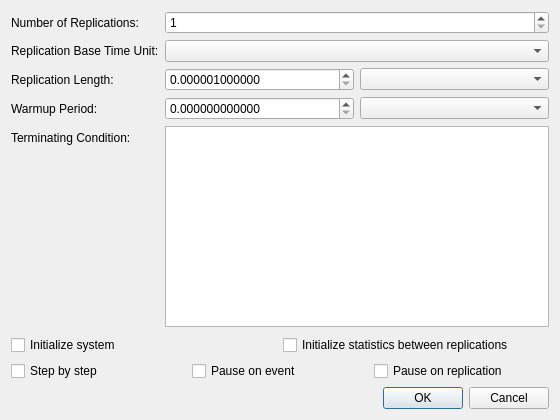
<?xml version="1.0" encoding="UTF-8"?>
<ui version="4.0">
 <class>DialogSimulationConfigure</class>
 <widget class="QDialog" name="DialogSimulationConfigure">
  <property name="windowModality">
   <enum>Qt::WindowModal</enum>
  </property>
  <property name="geometry">
   <rect>
    <x>0</x>
    <y>0</y>
    <width>560</width>
    <height>420</height>
   </rect>
  </property>
  <property name="windowTitle">
   <string>Configure Simulation</string>
  </property>
  <layout class="QVBoxLayout" name="verticalLayout">
   <item>
    <layout class="QFormLayout" name="formLayout">
     <property name="leftMargin">
      <number>0</number>
     </property>
     <property name="bottomMargin">
      <number>2</number>
     </property>
     <item row="0" column="0">
      <widget class="QLabel" name="labelNumberOfReplications">
       <property name="text">
        <string>Number of Replications:</string>
       </property>
       <property name="buddy">
        <cstring>spinBoxNumberOfReplications</cstring>
       </property>
      </widget>
     </item>
     <item row="0" column="1">
      <widget class="QSpinBox" name="spinBoxNumberOfReplications">
       <property name="minimum">
        <number>1</number>
       </property>
       <property name="maximum">
        <number>2147483647</number>
       </property>
       <property name="value">
        <number>1</number>
       </property>
      </widget>
     </item>
     <item row="1" column="0">
      <widget class="QLabel" name="labelReplicationBaseTimeUnit">
       <property name="text">
        <string>Replication Base Time Unit:</string>
       </property>
       <property name="buddy">
        <cstring>comboBoxReplicationBaseTimeUnit</cstring>
       </property>
      </widget>
     </item>
     <item row="1" column="1">
      <widget class="QComboBox" name="comboBoxReplicationBaseTimeUnit"/>
     </item>
     <item row="2" column="0">
      <widget class="QLabel" name="labelReplicationLength">
       <property name="text">
        <string>Replication Length:</string>
       </property>
       <property name="buddy">
        <cstring>doubleSpinBoxReplicationLength</cstring>
       </property>
      </widget>
     </item>
     <item row="2" column="1">
      <layout class="QHBoxLayout" name="horizontalLayoutReplicationLength">
       <item>
        <widget class="QDoubleSpinBox" name="doubleSpinBoxReplicationLength">
         <property name="decimals">
          <number>12</number>
         </property>
         <property name="minimum">
          <double>0.000001000000000</double>
         </property>
         <property name="maximum">
          <double>1000000000000.000000000000000</double>
         </property>
         <property name="singleStep">
          <double>1.000000000000000</double>
         </property>
        </widget>
       </item>
       <item>
        <widget class="QComboBox" name="comboBoxReplicationLengthTimeUnit"/>
       </item>
      </layout>
     </item>
     <item row="3" column="0">
      <widget class="QLabel" name="labelWarmUpPeriod">
       <property name="text">
        <string>Warmup Period:</string>
       </property>
       <property name="buddy">
        <cstring>doubleSpinBoxWarmUpPeriod</cstring>
       </property>
      </widget>
     </item>
     <item row="3" column="1">
      <layout class="QHBoxLayout" name="horizontalLayoutWarmUpPeriod">
       <item>
        <widget class="QDoubleSpinBox" name="doubleSpinBoxWarmUpPeriod">
         <property name="decimals">
          <number>12</number>
         </property>
         <property name="minimum">
          <double>0.000000000000000</double>
         </property>
         <property name="maximum">
          <double>1000000000000.000000000000000</double>
         </property>
         <property name="singleStep">
          <double>1.000000000000000</double>
         </property>
        </widget>
       </item>
       <item>
        <widget class="QComboBox" name="comboBoxWarmUpPeriodTimeUnit"/>
       </item>
      </layout>
     </item>
     <item row="4" column="0">
      <widget class="QLabel" name="labelTerminatingCondition">
       <property name="text">
        <string>Terminating Condition:</string>
       </property>
       <property name="buddy">
        <cstring>plainTextTerminatingCondition</cstring>
       </property>
      </widget>
     </item>
     <item row="4" column="1">
      <widget class="QPlainTextEdit" name="plainTextTerminatingCondition"/>
     </item>
    </layout>
   </item>
   <item>
    <layout class="QHBoxLayout" name="horizontalLayoutInitializers">
     <item>
      <widget class="QCheckBox" name="checkBoxInitializeSystem">
       <property name="text">
        <string>Initialize system</string>
       </property>
      </widget>
     </item>
     <item>
      <widget class="QCheckBox" name="checkBoxInitializeStatistics">
       <property name="text">
        <string>Initialize statistics between replications</string>
       </property>
      </widget>
     </item>
    </layout>
   </item>
   <item>
    <layout class="QHBoxLayout" name="horizontalLayoutExecution">
     <item>
      <widget class="QCheckBox" name="checkBoxStepByStep">
       <property name="text">
        <string>Step by step</string>
       </property>
      </widget>
     </item>
     <item>
      <widget class="QCheckBox" name="checkBoxPauseOnEvent">
       <property name="text">
        <string>Pause on event</string>
       </property>
      </widget>
     </item>
     <item>
      <widget class="QCheckBox" name="checkBoxPauseOnReplication">
       <property name="text">
        <string>Pause on replication</string>
       </property>
      </widget>
     </item>
    </layout>
   </item>
   <item>
    <widget class="QDialogButtonBox" name="buttonBox">
     <property name="orientation">
      <enum>Qt::Horizontal</enum>
     </property>
     <property name="standardButtons">
      <set>QDialogButtonBox::Cancel|QDialogButtonBox::Ok</set>
     </property>
    </widget>
   </item>
  </layout>
 </widget>
 <tabstops>
  <tabstop>spinBoxNumberOfReplications</tabstop>
  <tabstop>comboBoxReplicationBaseTimeUnit</tabstop>
  <tabstop>doubleSpinBoxReplicationLength</tabstop>
  <tabstop>comboBoxReplicationLengthTimeUnit</tabstop>
  <tabstop>doubleSpinBoxWarmUpPeriod</tabstop>
  <tabstop>comboBoxWarmUpPeriodTimeUnit</tabstop>
  <tabstop>plainTextTerminatingCondition</tabstop>
  <tabstop>checkBoxInitializeSystem</tabstop>
  <tabstop>checkBoxInitializeStatistics</tabstop>
  <tabstop>checkBoxStepByStep</tabstop>
  <tabstop>checkBoxPauseOnEvent</tabstop>
  <tabstop>checkBoxPauseOnReplication</tabstop>
 </tabstops>
 <resources/>
 <connections>
  <connection>
   <sender>buttonBox</sender>
   <signal>accepted()</signal>
   <receiver>DialogSimulationConfigure</receiver>
   <slot>accept()</slot>
   <hints>
    <hint type="sourcelabel">
     <x>240</x>
     <y>398</y>
    </hint>
    <hint type="destinationlabel">
     <x>157</x>
     <y>274</y>
    </hint>
   </hints>
  </connection>
  <connection>
   <sender>buttonBox</sender>
   <signal>rejected()</signal>
   <receiver>DialogSimulationConfigure</receiver>
   <slot>reject()</slot>
   <hints>
    <hint type="sourcelabel">
     <x>308</x>
     <y>398</y>
    </hint>
    <hint type="destinationlabel">
     <x>286</x>
     <y>274</y>
    </hint>
   </hints>
  </connection>
 </connections>
</ui>
